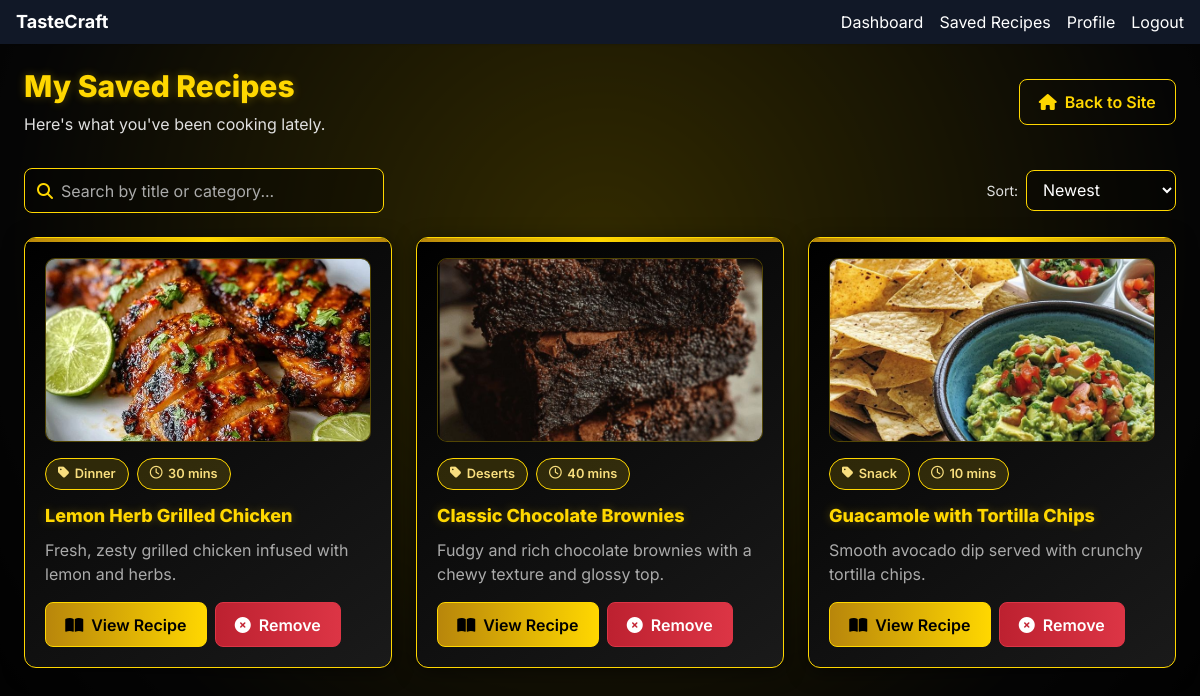
The app's page /user/saved_recipes.php (signed in) with its own data.
### tables this page shows
CREATE TABLE `recipes` (
  `id` int(10) UNSIGNED NOT NULL,
  `user_id` int(10) UNSIGNED NOT NULL,
  `category_id` int(10) UNSIGNED NOT NULL,
  `title` varchar(200) NOT NULL,
  `description` text DEFAULT NULL,
  `cooking_time` varchar(50) DEFAULT NULL,
  `image` varchar(255) DEFAULT NULL,
  `created_at` timestamp NOT NULL DEFAULT current_timestamp(),
  `servings` varchar(50) DEFAULT NULL,
  `calories` varchar(50) DEFAULT NULL,
  `protein` varchar(50) DEFAULT NULL,
  `carbs` varchar(50) DEFAULT NULL,
  `fat` varchar(50) DEFAULT NULL,
  `rating` decimal(2,1) DEFAULT 0.0,
  `notes` text DEFAULT NULL
);

CREATE TABLE `categories` (
  `id` int(10) UNSIGNED NOT NULL,
  `name` varchar(100) NOT NULL,
  `description` text DEFAULT NULL,
  `image` varchar(255) DEFAULT NULL,
  `icon` varchar(50) DEFAULT NULL,
  `created_at` timestamp NOT NULL DEFAULT current_timestamp()
);

### user/saved_recipes.php (the view, shortened to what this page needs)
<?php
$db = new Database();
$pdo = $db->getConnection();
$userId = $_SESSION['user_id'] ?? null;
$stmt = $pdo->prepare("
    SELECT r.id, r.title, r.description, r.image, r.cooking_time, c.name AS category
    FROM saved_recipes sr
    JOIN recipes r ON sr.recipe_id = r.id
    JOIN categories c ON r.category_id = c.id
    WHERE sr.user_id = ?
    ORDER BY sr.created_at DESC
");
$stmt->execute([$userId]);
$savedRecipes = $stmt->fetchAll(PDO::FETCH_ASSOC);
?>
<div class="flex items-center justify-between mb-8">
  <div>
    <h1 class="text-2xl md:text-3xl font-extrabold section-head mb-2">My Saved Recipes</h1>
    <p class="subtext">Here's what you've been cooking lately.</p>
  </div>
  <div class="flex items-center gap-2">
    <a href="../index.php" class="btn btn-outline"><i class="fas fa-home"></i> Back to Site</a>
  </div>
</div>
<div class="flex flex-col md:flex-row md:items-center md:justify-between gap-4 mb-6">
  <div class="search-box">
    <i class="fas fa-search" style="color: var(--gold-primary);"></i>
    <input id="searchSaved" type="text" placeholder="Search by title or category...">
  </div>
  <div class="flex items-center gap-2">
    <label for="sortSelect" class="subtext text-sm">Sort:</label>
    <select id="sortSelect" class="select">
      <option value="newest">Newest</option>
    </select>
  </div>
</div>
<?php if (!empty($savedRecipes)): ?>
  <div id="savedGrid" class="grid-wrap">
    <?php foreach ($savedRecipes as $recipe): ?>
      <?php
        $title = $recipe['title'] ?? '';
        $category = $recipe['category'] ?? '';
        $desc = $recipe['description'] ?? '';
        $descShort = mb_substr($desc, 0, 140);
        $hasMore = mb_strlen($desc) > mb_strlen($descShort);
        $img = $recipe['image'] ? '../' . $recipe['image'] : 'https://images.unsplash.com/photo-1504674900247-0877df9cc836?q=80&w=1600&auto=format&fit=crop';
        $time = $recipe['cooking_time'] ?? '—';
      ?>
      <article class="card p-5"
               data-title="<?= htmlspecialchars(mb_strtolower($title), ENT_QUOTES) ?>"
               data-category="<?= htmlspecialchars(mb_strtolower($category), ENT_QUOTES) ?>">
        <div class="img-cover mb-4">
          <img src="<?= htmlspecialchars($img) ?>" alt="<?= htmlspecialchars($title) ?>" loading="lazy">
        </div>
        <div class="flex items-center gap-2 mb-3">
          <span class="chip"><i class="fas fa-tag"></i> <?= htmlspecialchars($category) ?></span>
          <span class="chip"><i class="far fa-clock"></i> <?= htmlspecialchars($time) ?></span>
        </div>
        <h3 class="text-lg font-extrabold section-head mb-2"><?= htmlspecialchars($title) ?></h3>
        <p class="muted mb-4"><?= nl2br(htmlspecialchars($descShort)) ?><?= $hasMore ? '…' : '' ?></p>
        <div class="recipe-actions">
          <a href="../recipe-detail.php?id=<?= (int)$recipe['id'] ?>" class="btn btn-primary">
            <i class="fas fa-book-open"></i> View Recipe
          </a>
          <button class="btn btn-danger"
                  data-recipe-id="<?= (int)$recipe['id'] ?>"
                  data-recipe-title="<?= htmlspecialchars($title, ENT_QUOTES) ?>"
                  onclick="openRemoveModal(this)">
            <i class="fas fa-times-circle"></i> Remove
          </button>
        </div>
      </article>
    <?php endforeach; ?>
  </div>
<?php endif; ?>
<?php
include 'layout.php';
?>

### user/layout.php (style rules this page uses)
:root { --primary-dark: #000000ff; --primary: #000000ff; --secondary: #f59e0b; --secondary-light: #fcd34d; --accent: #b45309; --text-primary: #f8fafc; --text-secondary: #cbd5e1; --card-bg: rgba(0, 0, 0, 0.8); --hover-bg: rgba(245, 158, 11, 0.1); }
body { background: linear-gradient(135deg, var(--primary-dark), var(--primary)); font-family: 'Inter', sans-serif; min-height: 100vh; color: var(--text-primary); }
.card { background: var(--card-bg); border-radius: 0.75rem; border: 1px solid rgba(245, 158, 11, 0.15); box-shadow: 0 4px 6px -1px rgba(0, 0, 0, 0.1), 0 2px 4px -1px rgba(0, 0, 0, 0.06); transition: all 0.3s ease; }
.btn-primary { background: linear-gradient(to right, var(--secondary), var(--accent)); color: var(--primary-dark); font-weight: 600; border-radius: 0.5rem; padding: 0.5rem 1rem; transition: all 0.3s ease; }

### user/saved_recipes.php (style rules this page uses)
:root { --gold-primary: #FFD700; --gold-secondary: #D4AF37; --gold-dark: #B8860B; --gold-light: #F8DE7E; --black-primary: #000000; --black-secondary: #1A1A1A; --black-tertiary: #000000ff; --text-primary: #FFFFFF; --text-secondary: #E0E0E0; --text-muted: #AAAAAA; --danger: #DC3545; --danger-dark: #BD2130; }
body { background: radial-gradient(circle at 50% 30%, var(--gold-primary) 0%, var(--black-secondary) 70%, var(--black-primary) 100%); color: var(--text-primary); min-height: 100vh; }
.section-head { color: var(--gold-primary); text-shadow: 0 0 10px rgba(255, 215, 0, 0.3); }
.subtext { color: var(--text-secondary); }
.card { background: linear-gradient(145deg, var(--black-tertiary) 0%, var(--black-secondary) 100%); border: 1px solid var(--gold-primary); border-radius: 12px; box-shadow: 0 4px 20px rgba(0, 0, 0, 0.5); transition: all 0.3s ease; overflow: hidden; position: relative; }
.card::before { content: ''; position: absolute; top: 0; left: 0; right: 0; height: 4px; background: linear-gradient(90deg, var(--gold-dark), var(--gold-primary), var(--gold-dark)); z-index: 1; }
.btn { display: inline-flex; align-items: center; justify-content: center; gap: 0.5rem; padding: 0.6rem 1.2rem; border-radius: 8px; font-weight: 600; border: 1px solid transparent; cursor: pointer; transition: all 0.2s ease; text-decoration: none; }
.btn-primary { background: linear-gradient(to right, var(--gold-dark), var(--gold-primary)); color: var(--black-primary); border: 1px solid var(--gold-primary); }
.btn-outline { background: transparent; color: var(--gold-primary); border: 1px solid var(--gold-primary); }
.btn-danger { background: linear-gradient(to right, var(--danger-dark), var(--danger)); color: white; border: 1px solid var(--danger); }
.chip { display: inline-flex; align-items: center; gap: 0.35rem; padding: 0.35rem 0.75rem; border-radius: 20px; background: rgba(255, 215, 0, 0.15); border: 1px solid var(--gold-primary); color: var(--gold-light); font-size: 0.8rem; font-weight: 600; }
.img-cover { position: relative; border-radius: 10px; overflow: hidden; background: rgba(0, 0, 0, 0.3); border: 1px solid rgba(255, 215, 0, 0.3); aspect-ratio: 16 / 9; }
.img-cover img { width: 100%; height: 100%; object-fit: cover; transition: transform 0.3s ease; display: block; }
.muted { color: var(--text-muted); }
.search-box { display: flex; align-items: center; gap: 0.5rem; background: rgba(0, 0, 0, 0.3); border: 1px solid var(--gold-primary); padding: 0.6rem 0.75rem; border-radius: 8px; width: 100%; max-width: 360px; color: var(--text-primary); }
.search-box input { background: transparent; border: none; outline: none; color: var(--text-primary); width: 100%; }
.search-box input::placeholder { color: var(--text-muted); }
.select { background: rgba(0, 0, 0, 0.3); color: var(--text-primary); border: 1px solid var(--gold-primary); border-radius: 8px; padding: 0.55rem 0.75rem; outline: none; }
.select option { background: var(--black-secondary); color: var(--text-primary); }
.recipe-actions { display: flex; gap: 0.5rem; flex-wrap: wrap; }
.grid-wrap { display: grid; grid-template-columns: repeat(1, minmax(0, 1fr)); gap: 1.5rem; }
@media (min-width: 768px) { .grid-wrap { grid-template-columns: repeat(2, minmax(0, 1fr)); } }
@media (min-width: 1024px) { .grid-wrap { grid-template-columns: repeat(3, minmax(0, 1fr)); } }

### records on screen
recipes: image (picture), category.name "Dinner", cooking_time "30 mins", title "Lemon Herb Grilled Chicken", description "Fresh, zesty grilled chicken infused with lemon and herbs."
recipes: image (picture), category.name "Deserts", cooking_time "40 mins", title "Classic Chocolate Brownies", description "Fudgy and rich chocolate brownies with a chewy texture and glossy top."
recipes: image (picture), category.name "Snack", cooking_time "10 mins", title "Guacamole with Tortilla Chips", description "Smooth avocado dip served with crunchy tortilla chips."
